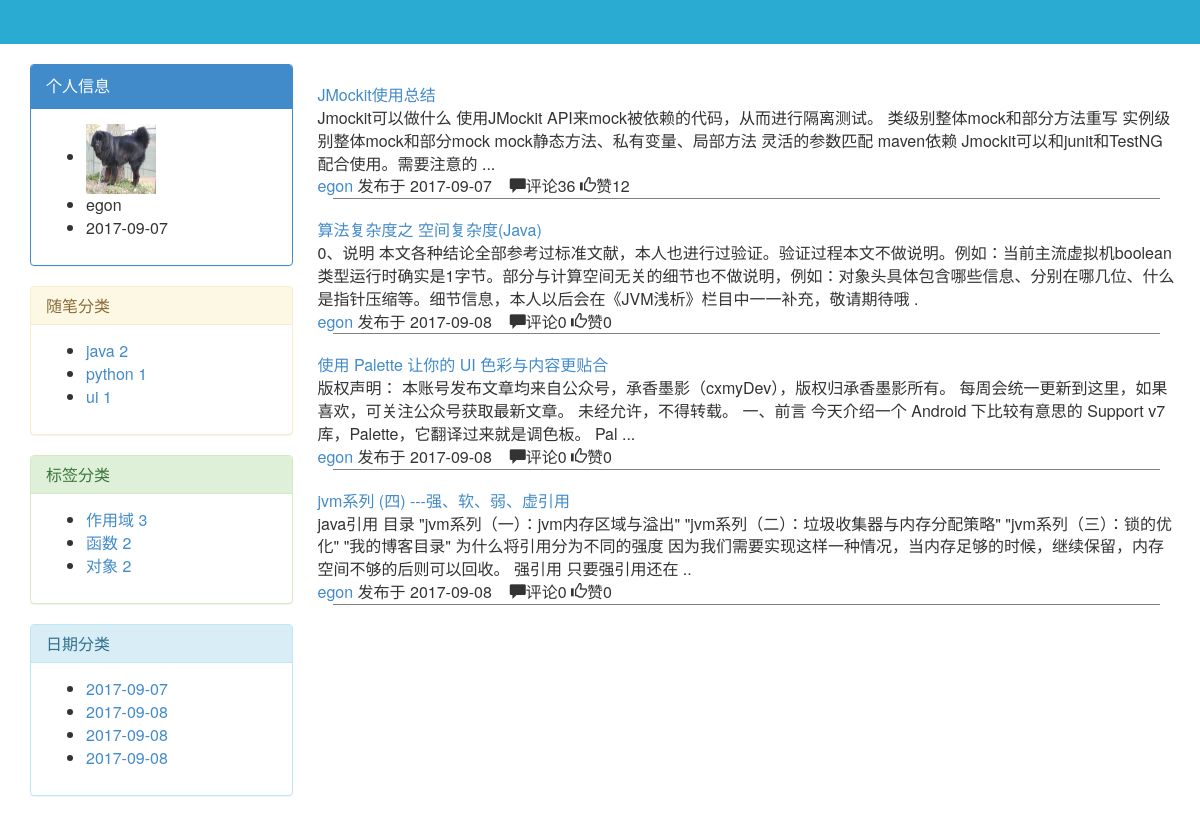
Page /blog/egon on the committed database.
### blog/models.py (models this page shows, shortened)
class UserInfo(AbstractUser):
    nid = models.BigAutoField(primary_key=True)
    nickname = models.CharField(verbose_name='昵称', max_length=32)
    telephone = models.CharField(max_length=11, blank=True, null=True, unique=True, verbose_name='手机号码')
    avatar = models.FileField(verbose_name='头像', upload_to='./upload/avatar/',default="./upload/avatar/avatar.png")
    create_time = models.DateTimeField(verbose_name='创建时间',auto_now_add=True)
    fans = models.ManyToManyField(verbose_name='粉丝们',
                                  to='UserInfo',
                                  through='UserFans',
                                  through_fields=('user', 'follower'))

class Category(models.Model):
    nid = models.AutoField(primary_key=True)
    title = models.CharField(verbose_name='分类标题', max_length=32)
    blog = models.ForeignKey(verbose_name='所属博客', to='Blog', to_field='nid')

class Article(models.Model):
    nid = models.BigAutoField(primary_key=True)
    title = models.CharField(max_length=50, verbose_name='文章标题')
    desc = models.CharField(max_length=255, verbose_name='文章描述')
    read_count = models.IntegerField(default=0)
    comment_count = models.IntegerField(default=0)
    up_count = models.IntegerField(default=0)
    down_count = models.IntegerField(default=0)
    category = models.ForeignKey(verbose_name='文章类型', to='Category', to_field='nid', null=True)
    create_time = models.DateTimeField(verbose_name='创建时间', auto_now_add=True)
    blog = models.ForeignKey(verbose_name='所属博客', to='Blog', to_field='nid')
    tags = models.ManyToManyField(
        to="Tag",
        through='Article2Tag',
        through_fields=('article', 'tag'),
    )
    type_choices = [
        (1, "Python"),
        (2, "Linux"),
        (3, "OpenStack"),
        (4, "GoLang"),
    ]
    article_type_id = models.IntegerField(choices=type_choices, default=None)
    objects=ArticleManager()
    def __str__(self):
        return self.title

class Blog(models.Model):
    nid = models.BigAutoField(primary_key=True)
    title = models.CharField(verbose_name='个人博客标题', max_length=64)
    site = models.CharField(verbose_name='个人博客后缀', max_length=32, unique=True)
    theme = models.CharField(verbose_name='博客主题', max_length=32)
    user = models.OneToOneField(to='UserInfo', to_field='nid')

### blog/views.py (the view)
# urls.py: url("(?P<user_site>\w+)/article/(?P<condition>category|tag|date)/(?P<para>\w+)",views.homeSite),
def homeSite(request,user_site,**kwargs):
    user=UserInfo.objects.filter(username=user_site).first()
    currentBlog=Blog.objects.filter(user=user).first()
    article_list=Article.objects.filter(blog=currentBlog)
    print(article_list)
    category_list=Category.objects.filter(blog=currentBlog)
    from django.db.models import Avg, Sum, Min, Max, Count
    categoryRet=Article.objects.filter(blog=currentBlog).values_list("category__title","category__nid").annotate(Count("nid"))
    print("categoryRet========",categoryRet) #<QuerySet [('java', 2), ('python', 1), ('ui', 1)]>
    tagRet=Article.objects.filter(blog=currentBlog).values_list("tags__title").annotate(Count("nid"))
    print(tagRet) # <QuerySet [('作用域', 3), ('函数', 2), ('对象', 2)]>
    dateRet=Article.objects.archive(blog=currentBlog)
    print("++++++++++",dateRet)
    print(kwargs,"0000000000")
    if kwargs.get("condition") :
        con=kwargs.get("condition")
        if con=="category":
            article_list = Article.objects.filter(blog=currentBlog,category_id=kwargs.get("para"))
    return render(request,"homeSite.html",locals())

### blog/models.py (called while the page is built)
    def archive(self,**kwargs):
        l = []
        for i in self.filter(**kwargs).values("create_time"):
            date = i["create_time"]
            t = date.strftime("%Y-%m-%d")
            print(t)
            l.append(t)
        return l

### blog/views.py (called while the page is built)
def func_class(request):
    return {"func":settings.FUNCTION}

### templates/homeSite.html (shortened to what this page needs)
{% load staticfiles %}
<!DOCTYPE html>
<html lang="en">
<head>
    <link rel="stylesheet" href="{% static 'bootstrap/css/bootstrap.css' %}">
    <link rel="stylesheet" href="{% static 'css/homeSite.css' %}">
</head>
<body>
<div class="header"></div>
<div class="container">
    <div class="row">
        <div class="col-md-3">
                 <div class="panel panel-primary">
                  <div class="panel-heading">个人信息</div>
                  <div class="panel-body">
                        <ul>
                            <li><img src="{{ user.avatar.url }}" alt="" width="70px" height="70px"></li>
                            <li>{{ user.username }}</li>
                            <li>{{ user.create_time|date:"Y-m-d" }}</li>
                        </ul>
                  </div>
                </div>
                 <div class="panel panel-warning">
              <div class="panel-heading">
                <h3 class="panel-title">随笔分类</h3>
              </div>
              <div class="panel-body">
                   <ul>
                       {% for foo in categoryRet %}
                              <li><a href="/blog/{{ user.username }}/article/category/{{ foo.1 }}">{{ foo.0 }}&nbsp;{{ foo.2 }}</a></li>
                       {% endfor %}
                   </ul>
              </div>
            </div>
                 <div class="panel panel-success">
              <div class="panel-heading">
                <h3 class="panel-title">标签分类</h3>
              </div>
              <div class="panel-body">
                  <ul>
                      {% for foo in tagRet %}
                         <li><a href="">{{ foo.0 }}&nbsp;{{ foo.1 }}</a></li>
                      {% endfor %}
                  </ul>
              </div>
            </div>
              <div class="panel panel-info">
              <div class="panel-heading">
                <h3 class="panel-title">日期分类</h3>
              </div>
              <div class="panel-body">
                  <ul>
                      {% for foo in dateRet %}
                           <li><a href="">{{ foo }}</a></li>
                      {% endfor %}
                  </ul>
              </div>
            </div>
        </div>
        <div class="col-md-9">
            <div class="article_list">
                  {% for article in article_list %}
                       <div class="article_item">
                               <div class="row">
                                   <div class="title">
                                       <a href="/blog/{{ article.blog.user.username }}/article/{{ article.nid }}">{{ article.title }}</a>
                                   </div>
                               </div>
                               <div class="row">
                                   <div class="text">{{ article.desc }}</div>
                               </div>
                               <div class="row">
                                   <div class="icon">
                                       <span><a href="">{{ article.blog.user.username }}</a> 发布于</span>
                                       <span class="timer">{{ article.create_time|date:"Y-m-d" }}</span> &nbsp;&nbsp;
                                       <span class="glyphicon glyphicon-comment"></span>评论{{ article.comment_count }}
                                       <span class="glyphicon glyphicon-thumbs-up"></span>赞{{ article.up_count }}
                                   </div>
                               </div>
                            </div>
                  {% endfor %}
            </div>
        </div>
    </div>
</div>
</body>
</html>

### blog/static/css/homeSite.css (style rules this page uses)
.header { width: 100%; height: 44px; background-color: #2aabd2; margin-bottom: 20px; }

### templates/homeSite.html (style rules this page uses)
a { text-decoration: none; }
body { font-size: 16px; }
.article_item { margin: 20px 10px; border-bottom: 1px solid gray; }

### rows in the picture
UserInfo: avatar (picture), username "egon", create_time "2017-09-07"
Category: title "java", nid "2"
Category: title "python", foo "1"
Article: title "JMockit使用总结", desc "Jmockit可以做什么 使用JMockit API来mock被依赖的代码，从而进行隔离测试。 类级别整体mock和部分方法重写 实例级别整体mock和部分mock mock静态方法、私有变量、局部方法 灵活的参数匹配 maven依赖 Jmockit可以和junit和TestNG配合使用。需要注意的 ...", blog.user.username "egon", create_time "2017-09-07", comment_count "36", up_count "12"
Article: title "算法复杂度之 空间复杂度(Java)", desc "0、说明 本文各种结论全部参考过标准文献，本人也进行过验证。验证过程本文不做说明。例如：当前主流虚拟机boolean类型运行时确实是1字节。部分与计算空间无关的细节也不做说明，例如：对象头具体包含哪些信息、分别在哪几位、什么是指针压缩等。细节信息，本人以后会在《JVM浅析》栏目中一一补充，敬请期待哦 .", blog.user.username "egon", create_time "2017-09-08", comment_count "0", up_count "0"
Article: title "使用 Palette 让你的 UI 色彩与内容更贴合", desc "版权声明： 本账号发布文章均来自公众号，承香墨影（cxmyDev），版权归承香墨影所有。 每周会统一更新到这里，如果喜欢，可关注公众号获取最新文章。 未经允许，不得转载。 一、前言 今天介绍一个 Android 下比较有意思的 Support v7 库，Palette，它翻译过来就是调色板。 Pal ...", blog.user.username "egon", create_time "2017-09-08", comment_count "0", up_count "0"
Article: title "jvm系列 (四) ---强、软、弱、虚引用", desc "java引用 目录 \"jvm系列（一）：jvm内存区域与溢出\" \"jvm系列（二）：垃圾收集器与内存分配策略\" \"jvm系列（三）：锁的优化\" \"我的博客目录\" 为什么将引用分为不同的强度 因为我们需要实现这样一种情况，当内存足够的时候，继续保留，内存空间不够的后则可以回收。 强引用 只要强引用还在 ..", blog.user.username "egon", create_time "2017-09-08", comment_count "0", up_count "0"

### other values in the picture
{{ foo.0 }} "ui"
{{ foo.2 }} "1"
{{ foo.0 }} "作用域" "函数" "对象"
{{ foo.1 }} "3" "2" "2"
{{ foo }} "2017-09-07" "2017-09-08" "2017-09-08" "2017-09-08"
